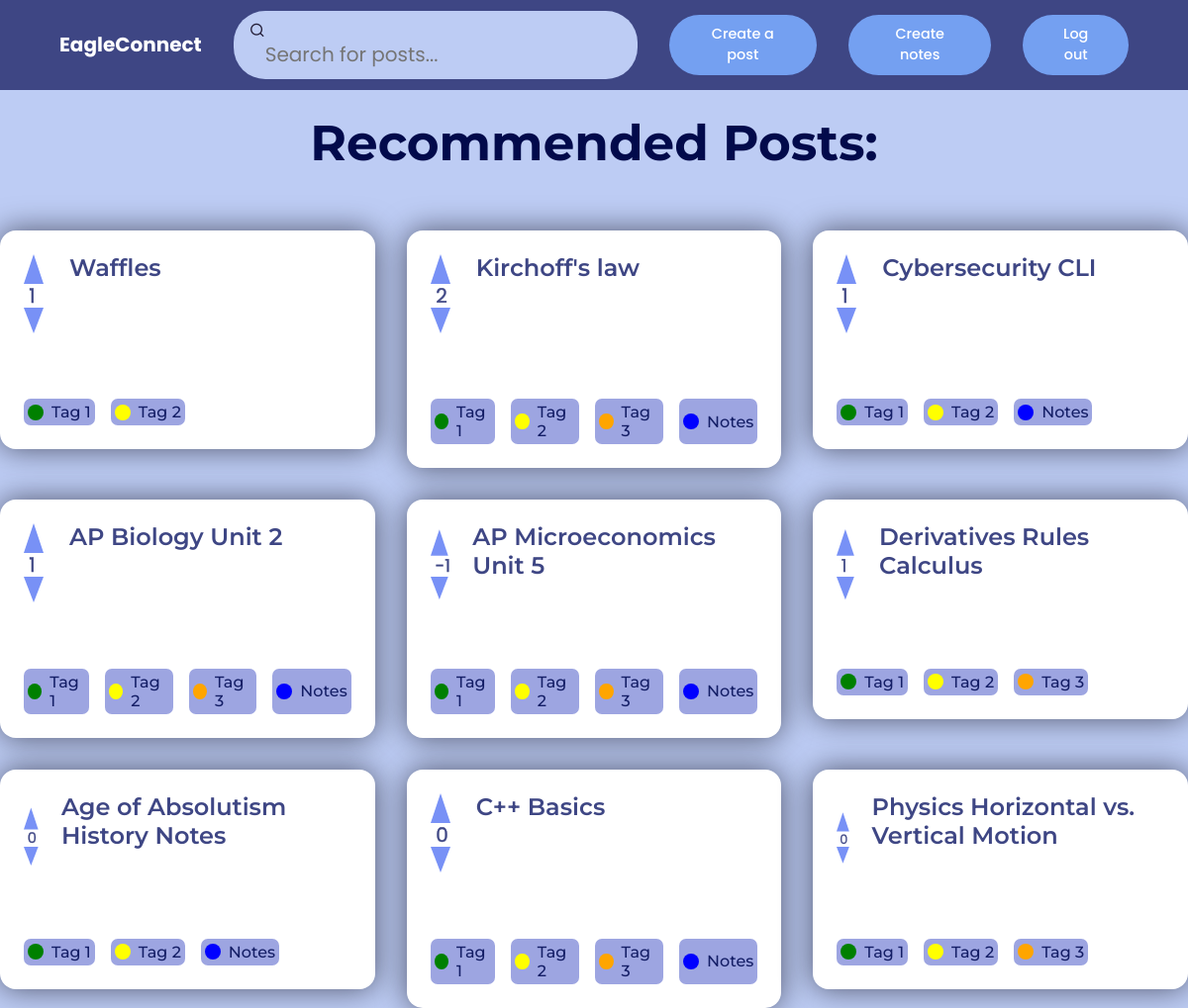
Screenshot of /home (signed in) with the database file from the repository.
### app.py (models this page shows)
class Post(db.Model, UserMixin):
    id = db.Column(db.Integer, primary_key=True)
    is_reply = db.Column(db.Boolean, default=False, nullable=True)
    reply_id = db.Column(db.Integer, default=0, nullable=True)
    is_note = db.Column(db.Boolean, default=False, nullable=True)
    note_file_location = db.Column(db.String(500), nullable=True)
    owner = db.Column(db.Integer)
    Title = db.Column(db.String(100), default="Untitled")
    Body = db.Column(db.String(1000), nullable=False)
    upvotes = db.Column(
        db.Integer, default=0, nullable=True
    )  # remember to change Title, Body, upvotes and downvotes to be mutable
    downvotes = db.Column(db.Integer, default=0, nullable=True)

class Vote(db.Model, UserMixin):
    id = db.Column(db.Integer, primary_key=True)
    vote_post = db.Column(db.Integer, default=0, nullable=True)
    cur = db.Column(db.Boolean, default=False, nullable=True) #False means downvote, True means upvote
    owner = db.Column(db.Integer)

### app.py (the view)
@app.route("/home", methods=["GET", "POST"])
@login_required
def home():
    user = User.query.filter_by(id=current_user.id).first()
    posts = Post.query.filter_by(is_reply=False).all()
    notes = Post.query.filter_by(is_note=True).all()
    posts_tags = {
        post.id: list(Tag.query.filter_by(tag_to=post.id))
        for post in posts
    }
    return render_template("home.html", user=user, posts=posts, tags=posts_tags, numVotes=numVotes)

### app.py (called while the page is built)
@login_manager.user_loader
def load_user(user_id):
    return User.query.get(int(user_id))

def numVotes(post_id):
        count = 0
        for vote in Vote.query.filter_by(vote_post=post_id).all():
            if vote.cur:
                count += 1
            else:
                count -= 1
        return count

### templates/home.html (shortened to what this page needs)
<!DOCTYPE html>
<html lang="en">
<head>
    <link rel="stylesheet" href="https://unicons.iconscout.com/release/v4.0.8/css/line.css">
    <link rel="stylesheet" href="{{ url_for('static', filename='css/theme.css') }}">
</head>
<body>
    <nav style="display:inline-block;">
        <div class = "container" style="display:flex;">
            <div class="appname" style="display: inline-block;">
                <h2 style="font-size: 20px; color:hsl(252, 30%, 100%);">
                    <a href="/home" style="text-decoration: none; cursor: pointer; color: inherit;">EagleConnect</a>
                </h2>
            </div>
            <form class="search" action="/search-results" style="display: inline-block;">
                <i class = "uil uil-search"></i>
                <input type="text" style="font-family: 'Poppins', sans-serif; font-size: 20px; color: hsl(252, 30%, 17%);"placeholder="Search for posts..." id="query" name="query" >
            </form>
            <div class = "createpost" style = "display: inline-block;">
                <button class="create-post-btn"  style="font-family: 'Poppins', sans-serif;" onclick="location.href = '/createpost'">
                    <a href="/createpost">Create a post</a>
                </button>
            </div>
            <div class = "createnote" style = "display: inline-block;">
                <button class="create-note-btn"  style="font-family: 'Poppins', sans-serif;" onclick="location.href = '/createnote'">
                    <a href="/createnote">Create notes</a>
                </button>
            </div>
            <div class = "logout" style = "display: inline-block;">
                <button class="logout-btn"  style="font-family: 'Poppins', sans-serif;" onclick="location.href = '/logout'">
                    <a href="/logout">Log out</a>
                </button>
            </div>
        </div>
    </nav>
    <br>
    <br>
    <br>
    <br>
    <br>
    <br>
    <h1 style="color: hsl(233, 95%, 15%); text-align: center; font-size: 50px;  font-family: 'Montserrat', sans-serif;">Recommended Posts:</h1>
    <br>
    <br>
    <br>
    <div class="posts-container">
        {% for post in posts %}
        <div class="post" onclick="location.href = `{{'/displaypost/'+post.id|string}}`">
            <div style="display: flex; flex: row; gap: 1rem;">
                <svg class="vote" viewbox = "0 0 75 270" width="30" height="108">
                    <polygon points="0,75 25,0 50,75" onclick="{event.stopPropagation(); let id = Number('{{post.id}}'); vote(id,1); this.style.fill = this.style.fill == 'blue' ? 'blue' : 'blue'; updateCount(`vote-count-${id}`,id);}"/>
                    <text x="13" y="122" font-size="50" stroke="hsl(233deg 36% 38%)" stroke-width="1px" fill="hsl(233deg 36% 38%)" id="vote-count-{{post.id}}" style="color: hsl(233deg 36% 38%);">{{numVotes(post.id)}}</text>
                    <polygon points="0,135 25,200 50,135" onclick="{event.stopPropagation(); let id = Number('{{post.id}}'); vote(id,0); this.style.fill = this.style.fill == 'blue' ? 'blue' : 'blue'; updateCount(`vote-count-${id}`,id);}"/>
                </svg>
                <a href="{{'/displaypost/'+post.id|string}}" style="text-decoration: none; font-size: 1.5rem; font-family: 'Montserrat', sans-serif; font-weight: 600; color: hsl(233deg 36% 38%);">{{post.Title}}</a>
            </div>
            <br>
            <br>
            <div class="tags-container">
                <div class="tag">
                    <div class="tag-circle" style="background-color: green;"></div>
                    <a href="/" style="color:hsl(233, 67%, 24%);font-weight:500;font-family:'Montserrat', sans-serif;">Tag 1</a>
                </div>
                <div class="tag">
                    <div class="tag-circle" style="background-color: yellow;"></div>
                    <a href="/" style="color:hsl(233, 67%, 24%);font-weight:500;font-family:'Montserrat', sans-serif;">Tag 2</a>
                </div>
                {% if range(2)|random == 0 %}
                <div class="tag">
                    <div class="tag-circle" style="background-color: orange;"></div>
                    <a href="/" style="color:hsl(233, 67%, 24%);font-weight:500;font-family:'Montserrat', sans-serif;">Tag 3</a>
                </div>
                {% endif %}
                {% if post.is_note %}
                <div class="tag">
                    <div class="tag-circle" style="background-color: blue;"></div>
                    <a href="/" style="color:hsl(233, 67%, 24%);font-weight:500;font-family:'Montserrat', sans-serif;">Notes</a>
                </div>
                {% endif %}
            </div>
        </div>
        {% endfor %}
    </div>
</body>
</html>

### static/css/theme.css (style rules this page uses)
html { color-scheme: dark; }
body { font-family: Cambria, Cochin, Georgia, Times, 'Times New Roman', serif; line-height: 1.2; }
button { padding: 0.5rem; border: none; }
button > a { text-decoration: none; color: white; }

### templates/home.html (style rules this page uses)
:root { --color-dark: hsl(252, 30%, 17%); --color-light: hsl(224, 72%, 85%); --border-radius: 2rem; --btn-padding: 0.6rem 2rem; --search-padding: 0.6rem 1rem; }
*, *::before, *::after { margin: 0; padding: 0; outline: 0; box-sizing: border-box; text-decoration: none; list-style: none; border: none; }
body { font-family: "Poppins", sans-serif; color: var(--color-dark); background: var(--color-light); overflow-x: hidden; }
.container { width: 90%; margin: 0 auto; }
.container button { padding: var(--btn-padding); font-weight: 500; border-radius: var(--border-radius); cursor: pointer; transition: all 300ms ease; font-size: 0.9rem; }
.create-post-btn { background: hsl(219, 82%, 70%); color: white; }
.create-note-btn { background: hsl(219, 82%, 70%); color: white; }
.logout-btn { background-color:hsl(219, 82%, 70%); }
nav { width: 100%; background: hsl(233deg 36% 38%); padding: 0.7rem 0; position: fixed; top: 0; z-index: 10; }
nav .container { display: flex; align-items: center; }
nav .search { background: var(--color-light); border-radius: var(--border-radius); padding: var(--search-padding); margin-left: 2rem; }
nav .search input[type="text"] { background: transparent; width: 30vw; margin-left: 1rem; font-size: 0.9rem; color: var(--color-dark); }
nav .create-note-btn { display: flex; align-items: center; margin-left: 2rem; }
nav .create-post-btn { display: flex; align-items: center; margin-left: 2rem; }
nav .logout-btn { display: flex; align-items: center; margin-left: 2rem; }
.posts-container { display: grid; grid-template-columns: repeat(3, 1fr); gap: 2rem; }
.post { background-color: hsl(252, 30%, 100%); padding: 1.5rem; border-radius: 1rem; gap: 1.5rem; height: fit-content; box-shadow: 0 0 30px rgba(8,7,16,0.6); transition: all 400ms ease; }
.tags-container { display: flex; gap: 1rem; }
.tag { padding: 0.25rem; background-color: hsl(233, 53%, 75%); color: hsl(232, 66%, 20%); border-radius: 7px; display: flex; gap: 0.5rem; align-items: center; }
.tag > a { text-decoration: none; }
.tag-circle { width: 1rem; height: 1rem; border-radius: 50%; }

### rows the page displays
Post: id.cur "1", Title "Waffles"
Post: id.cur "2", Title "Kirchoff's law", shows "Tag 3", is_note True (drawn)
Post: Title "Cybersecurity CLI", is_note True (drawn)
Vote: cur "1"
Post: Title "AP Biology Unit 2", shows "Tag 3", is_note True (drawn)
Vote: cur "1"
Post: Title "AP Microeconomics Unit 5", shows "Tag 3", is_note True (drawn)
Vote: cur "-1"
Post: Title "Derivatives Rules Calculus", shows "Tag 3"
Vote: cur "1"
Post: numVotes "0", Title "Age of Absolutism History Notes", is_note True (drawn)
Post: numVotes "0", Title "C++ Basics", shows "Tag 3", is_note True (drawn)
Post: numVotes "0", Title "Physics Horizontal vs. Vertical Motion", shows "Tag 3"
